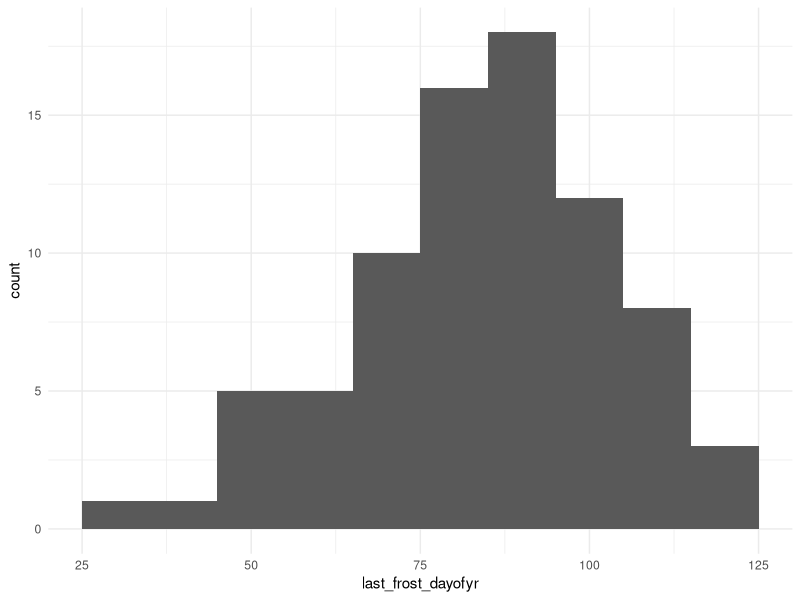
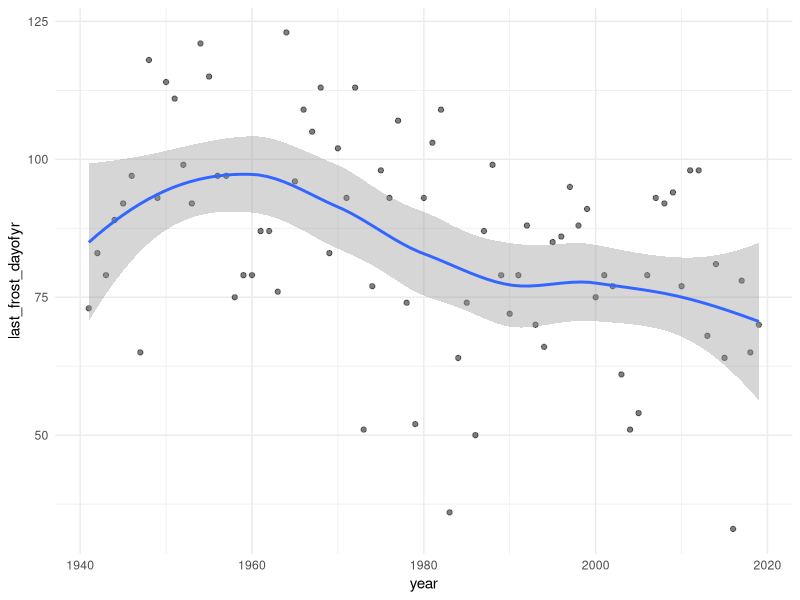
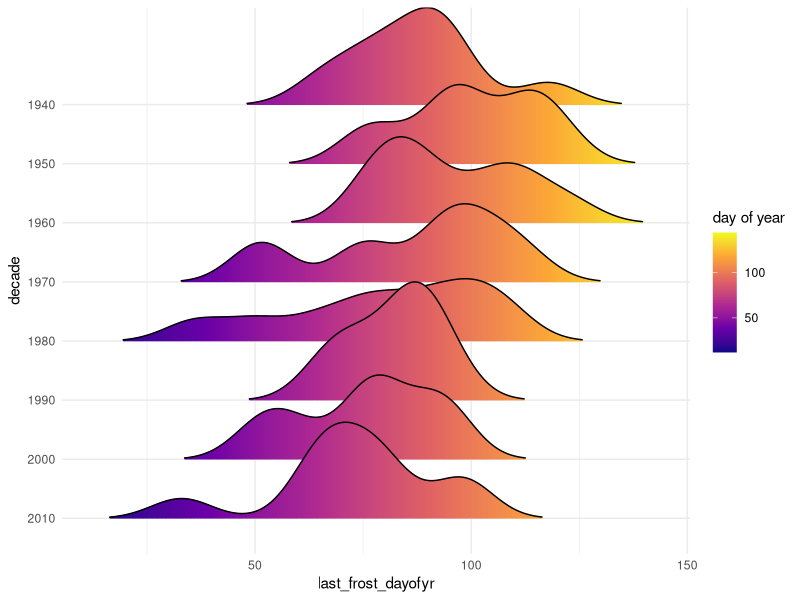

Write R code to recreate these figures, in order.
## ---- chunk 1
library(dplyr)
library(ggplot2)
library(ggridges)
library(readr)
library(tidyr)
library(tibble)
library(lubridate)
library(forcats)

theme_set(theme_minimal())
## ---- chunk 2
pdx_climate_raw <- read_csv(
    "Portland_dailyclimatedata.csv", 
    skip = 6)
## ---- chunk 3
colnames(pdx_climate_raw) <- c('year','month','obs_type_abbr',
                               paste("day",as.character(seq(1:31)),sep='_'),
                               'avg_or_total')
## ---- chunk 4
head(pdx_climate_raw)
## ---- chunk 5
pdx_climate_wide0 <- filter(pdx_climate_raw,year<2020)
## ---- chunk 6
pdx_longer <- pdx_climate_wide0 %>% 
  select(!avg_or_total) %>%
  pivot_longer(
    cols = day_1:day_31,
    names_to = 'day'
  ) %>%
  mutate(
    day = as.numeric(substr(day,5,6))
  )

head(pdx_longer)
## ---- chunk 7
pdx_longer <- pdx_longer %>% 
  filter(
    !(value %in% c('M','-'))  # Drop missing records
  )

## ---- chunk 8
obs_type_lookup <- tribble(
  ~obs_type_abbr, ~obs_type,
  "TX", "max_temp",
  "TN", "min_temp",
  "PR", "precip",
  "SN", "snow"
)
## ---- chunk 9
pdx_longer <- pdx_longer %>%
  inner_join(obs_type_lookup, by='obs_type_abbr')
## ---- chunk 10
pdx_daily <- pdx_longer %>%
  select(year,month,day,obs_type,value) %>%
  pivot_wider(
    id_cols = c(year,month,day),
    names_from = obs_type,
    values_from = value
  )

head(pdx_daily)
## ---- chunk 11
pdx_daily <- pdx_daily %>%
  mutate(
    date = as.Date(paste(year,month,day,sep='-')),
  ) %>%
  mutate(
    dayofyr = as.integer(
      date - as.Date(paste(year,'01','01',sep='-'))
    ) + 1
  )
## ---- chunk 12
last_frost <- pdx_daily %>%
  filter(month <= 6) %>%
  filter(min_temp <= 32) %>%
  group_by(year) %>%
  summarize(
    last_frost_dayofyr = max(dayofyr),
    last_frost_date = max(date)
    ) %>%
  mutate(
    last_frost_md = format(last_frost_date, format="%b-%d")
  )
## ---- chunk 13
ggplot(last_frost,aes(last_frost_dayofyr))+geom_histogram(bins=10)
## ---- chunk 14
avg_last_frost_doy <- round(mean(last_frost$last_frost_dayofyr))

pdx_daily %>%
  filter(dayofyr == avg_last_frost_doy) %>%
  group_by(month,day) %>%
  summarize(n=n()) %>%
  arrange(desc(n)) 
## ---- chunk 15
ggplot(last_frost,aes(year,last_frost_dayofyr))+geom_point(alpha=0.5)+geom_smooth()
## ---- chunk 16
last_frost <- last_frost %>% 
  mutate(
    decade = fct_rev(factor(floor(year / 10)*10))
  )
## ---- chunk 17
ggplot(last_frost,aes(x=last_frost_dayofyr,y=decade,fill=stat(x)))+
  geom_density_ridges_gradient(scale = 2, rel_min_height = 0.01,bandwidth=7)+
  scale_fill_viridis_c(name="day of year", option = "C")
## ---- chunk 18
last_frost %>% 
  filter(decade == '2010')
## ---- chunk 19
last_frost %>% 
  filter(decade %in%  c('2000','2010')) %>%
  summarize(
    median_doy = median(last_frost_dayofyr),
    p90_doy = quantile(last_frost_dayofyr,probs=0.9)
  )
## ---- chunk 20
pdx_daily %>%
  filter(dayofyr == 77) %>%
  group_by(month,day) %>%
  summarize(n=n()) %>%
  arrange(desc(n)) 
## ---- chunk 21
pdx_daily %>%
  filter(dayofyr == 95) %>%
  group_by(month,day) %>%
  summarize(n=n()) %>%
  arrange(desc(n)) 
